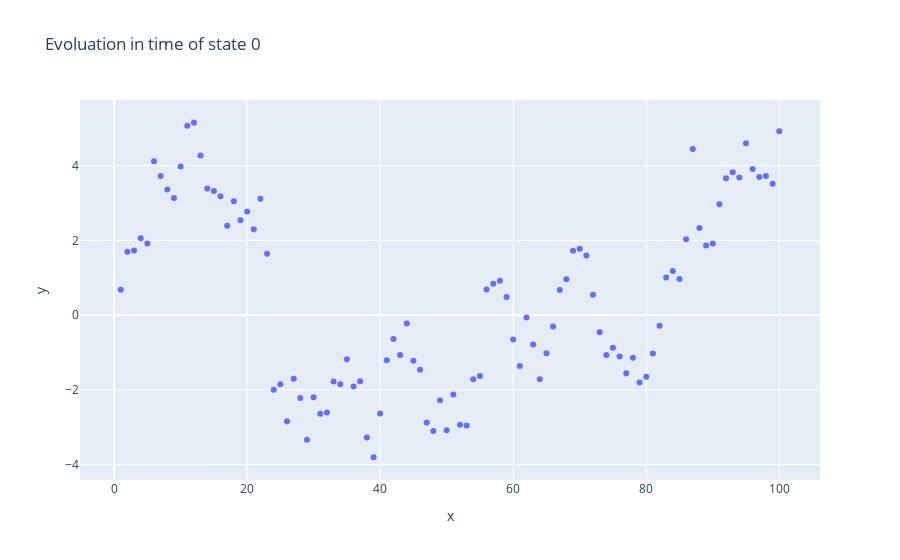

The notebook cell this image was saved under:
### Code cell
import plotly.express as px
state = 0
fig = px.scatter (
    title = f'Evoluation in time of state {state}',
    x = results.time_points,
    y = [
            results.GetStateEvaluationResult(state,i).mean
            for i in range(results.GetNumberOfEvaluations())
        ]
)
fig.show()

### Figure 1 — Plotly figure (JSON) as saved in the notebook; plotly's stock layout.template omitted (floating-point values rounded to 4 significant figures)
{"data": [{"hovertemplate": "x=%{x}<br>y=%{y}<extra></extra>", "legendgroup": "", "marker": {"color": "#636efa", "symbol": "circle"}, "mode": "markers", "name": "", "orientation": "v", "showlegend": false, "type": "scatter", "x": [1, 2, 3, 4, 5, 6, 7, 8, 9, 10, 11, 12, 13, 14, 15, 16, 17, 18, 19, 20, 21, 22, 23, 24, 25, 26, 27, 28, 29, 30, 31, 32, 33, 34, 35, 36, 37, 38, 39, 40, 41, 42, 43, 44, 45, 46, 47, 48, 49, 50, 51, 52, 53, 54, 55, 56, 57, 58, 59, 60, 61, 62, 63, 64, 65, 66, 67, 68, 69, 70, 71, 72, 73, 74, 75, 76, 77, 78, 79, 80, 81, 82, 83, 84, 85, 86, 87, 88, 89, 90, 91, 92, 93, 94, 95, 96, 97, 98, 99, 100], "xaxis": "x", "y": [0.6769, 1.694, 1.726, 2.056, 1.917, 4.117, 3.725, 3.361, 3.134, 3.979, 5.066, 5.148, 4.269, 3.385, 3.321, 3.18, 2.392, 3.05, 2.537, 2.771, 2.297, 3.117, 1.644, -1.995, -1.847, -2.841, -1.7, -2.218, -3.334, -2.197, -2.639, -2.608, -1.775, -1.848, -1.182, -1.91, -1.77, -3.275, -3.803, -2.635, -1.21, -0.6387, -1.068, -0.2257, -1.223, -1.461, -2.871, -3.101, -2.275, -3.08, -2.125, -2.934, -2.952, -1.714, -1.632, 0.6843, 0.8385, 0.9199, 0.4864, -0.6518, -1.362, -0.06061, -0.7843, -1.713, -1.021, -0.3063, 0.6725, 0.9622, 1.72, 1.774, 1.598, 0.548, -0.455, -1.065, -0.8754, -1.107, -1.553, -1.141, -1.8, -1.651, -1.027, -0.2868, 1.005, 1.182, 0.9672, 2.032, 4.446, 2.328, 1.864, 1.914, 2.965, 3.666, 3.823, 3.682, 4.596, 3.91, 3.697, 3.72, 3.517, 4.921], "yaxis": "y"}], "layout": {"legend": {"tracegroupgap": 0}, "title": {"text": "Evoluation in time of state 0"}, "xaxis": {"anchor": "y", "domain": [0, 1], "title": {"text": "x"}}, "yaxis": {"anchor": "x", "domain": [0, 1], "title": {"text": "y"}}}}
